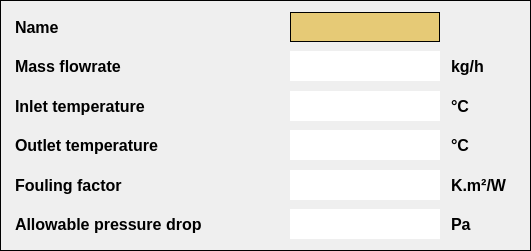
     <widget class="QWidget" name="widget_3" native="true">
      <property name="geometry">
       <rect>
        <x>700</x>
        <y>110</y>
        <width>531</width>
        <height>251</height>
       </rect>
      </property>
      <property name="styleSheet">
       <string notr="true">border: 1px solid black;</string>
      </property>
      <widget class="QWidget" name="widget_table_4_cold_0" native="true">
       <property name="geometry">
        <rect>
         <x>10</x>
         <y>10</y>
         <width>511</width>
         <height>231</height>
        </rect>
       </property>
       <property name="styleSheet">
        <string notr="true">border-color: transparent;</string>
       </property>
       <layout class="QVBoxLayout" name="verticalLayout_18">
        <item>
         <layout class="QHBoxLayout" name="horizontalLayout_106">
          <item>
           <widget class="QLabel" name="label_4_table1_0">
            <property name="minimumSize">
             <size>
              <width>148</width>
              <height>0</height>
             </size>
            </property>
            <property name="font">
             <font>
              <pointsize>12</pointsize>
              <weight>75</weight>
              <bold>true</bold>
             </font>
            </property>
            <property name="styleSheet">
             <string notr="true">border-color: transparent;</string>
            </property>
            <property name="text">
             <string>Name</string>
            </property>
            <property name="alignment">
             <set>Qt::AlignLeading|Qt::AlignLeft|Qt::AlignVCenter</set>
            </property>
           </widget>
          </item>
          <item>
           <spacer name="horizontalSpacer_103">
            <property name="orientation">
             <enum>Qt::Horizontal</enum>
            </property>
            <property name="sizeType">
             <enum>QSizePolicy::Fixed</enum>
            </property>
            <property name="sizeHint" stdset="0">
             <size>
              <width>40</width>
              <height>20</height>
             </size>
            </property>
           </spacer>
          </item>
          <item>
           <widget class="QLabel" name="label_4_cold_name">
            <property name="minimumSize">
             <size>
              <width>150</width>
              <height>0</height>
             </size>
            </property>
            <property name="maximumSize">
             <size>
              <width>150</width>
              <height>30</height>
             </size>
            </property>
            <property name="font">
             <font>
              <pointsize>12</pointsize>
              <weight>75</weight>
              <bold>true</bold>
             </font>
            </property>
            <property name="styleSheet">
             <string notr="true">background-color: rgb(230, 202, 118);
border: 1px solid black;</string>
            </property>
            <property name="text">
             <string/>
            </property>
           </widget>
          </item>
          <item>
           <widget class="QLabel" name="label_196">
            <property name="maximumSize">
             <size>
              <width>75</width>
              <height>16777215</height>
             </size>
            </property>
            <property name="font">
             <font>
              <pointsize>12</pointsize>
             </font>
            </property>
            <property name="styleSheet">
             <string notr="true">border-color: transparent;</string>
            </property>
            <property name="text">
             <string/>
            </property>
           </widget>
          </item>
         </layout>
        </item>
        <item>
         <layout class="QHBoxLayout" name="horizontalLayout_43">
          <item>
           <widget class="QLabel" name="label_cold_Mass_flowrate">
            <property name="minimumSize">
             <size>
              <width>148</width>
              <height>0</height>
             </size>
            </property>
            <property name="font">
             <font>
              <pointsize>12</pointsize>
              <weight>75</weight>
              <bold>true</bold>
             </font>
            </property>
            <property name="styleSheet">
             <string notr="true">border-color: transparent;</string>
            </property>
            <property name="text">
             <string>Mass flowrate</string>
            </property>
            <property name="alignment">
             <set>Qt::AlignLeading|Qt::AlignLeft|Qt::AlignVCenter</set>
            </property>
           </widget>
          </item>
          <item>
           <spacer name="horizontalSpacer_40">
            <property name="orientation">
             <enum>Qt::Horizontal</enum>
            </property>
            <property name="sizeType">
             <enum>QSizePolicy::Fixed</enum>
            </property>
            <property name="sizeHint" stdset="0">
             <size>
              <width>40</width>
              <height>20</height>
             </size>
            </property>
           </spacer>
          </item>
          <item>
           <widget class="QLineEdit" name="lineEdit_cold_Mass_flowrate">
            <property name="minimumSize">
             <size>
              <width>0</width>
              <height>30</height>
             </size>
            </property>
            <property name="maximumSize">
             <size>
              <width>150</width>
              <height>16777215</height>
             </size>
            </property>
            <property name="font">
             <font>
              <pointsize>12</pointsize>
              <weight>75</weight>
              <bold>true</bold>
             </font>
            </property>
            <property name="styleSheet">
             <string notr="true">background-color: rgb(255, 255, 0);
border: 1px solid black;

}
QLineEdit:hover{
background-color:rgb(255, 204, 0);</string>
            </property>
           </widget>
          </item>
          <item>
           <widget class="QLabel" name="label_64">
            <property name="maximumSize">
             <size>
              <width>75</width>
              <height>16777215</height>
             </size>
            </property>
            <property name="font">
             <font>
              <pointsize>12</pointsize>
              <weight>75</weight>
              <bold>true</bold>
             </font>
            </property>
            <property name="styleSheet">
             <string notr="true">border-color: transparent;</string>
            </property>
            <property name="text">
             <string>kg/h</string>
            </property>
           </widget>
          </item>
         </layout>
        </item>
        <item>
         <layout class="QHBoxLayout" name="horizontalLayout_44">
          <item>
           <widget class="QLabel" name="label_cold_Inlet_temperature">
            <property name="minimumSize">
             <size>
              <width>148</width>
              <height>0</height>
             </size>
            </property>
            <property name="font">
             <font>
              <pointsize>12</pointsize>
              <weight>75</weight>
              <bold>true</bold>
             </font>
            </property>
            <property name="styleSheet">
             <string notr="true">border-color: transparent;</string>
            </property>
            <property name="text">
             <string>Inlet temperature</string>
            </property>
            <property name="alignment">
             <set>Qt::AlignLeading|Qt::AlignLeft|Qt::AlignVCenter</set>
            </property>
           </widget>
          </item>
          <item>
           <spacer name="horizontalSpacer_41">
            <property name="orientation">
             <enum>Qt::Horizontal</enum>
            </property>
            <property name="sizeType">
             <enum>QSizePolicy::Fixed</enum>
            </property>
            <property name="sizeHint" stdset="0">
             <size>
              <width>40</width>
              <height>20</height>
             </size>
            </property>
           </spacer>
          </item>
          <item>
           <widget class="QLineEdit" name="lineEdit_cold_Inlet_temperature">
            <property name="sizePolicy">
             <sizepolicy hsizetype="Fixed" vsizetype="Fixed">
              <horstretch>0</horstretch>
              <verstretch>0</verstretch>
             </sizepolicy>
            </property>
            <property name="minimumSize">
             <size>
              <width>0</width>
              <height>30</height>
             </size>
            </property>
            <property name="maximumSize">
             <size>
              <width>150</width>
              <height>16777215</height>
             </size>
            </property>
            <property name="font">
             <font>
              <pointsize>12</pointsize>
              <weight>75</weight>
              <bold>true</bold>
             </font>
            </property>
            <property name="styleSheet">
             <string notr="true">background-color: rgb(255, 255, 0);
border: 1px solid black;

}
QLineEdit:hover{
background-color:rgb(255, 204, 0);</string>
            </property>
           </widget>
          </item>
          <item>
           <widget class="QLabel" name="label_66">
            <property name="maximumSize">
             <size>
              <width>75</width>
              <height>16777215</height>
             </size>
            </property>
            <property name="font">
             <font>
              <pointsize>12</pointsize>
              <weight>75</weight>
              <bold>true</bold>
             </font>
            </property>
            <property name="styleSheet">
             <string notr="true">border-color: transparent;</string>
            </property>
            <property name="text">
             <string>°C</string>
            </property>
           </widget>
          </item>
         </layout>
        </item>
        <item>
         <layout class="QHBoxLayout" name="horizontalLayout_45">
          <item>
           <widget class="QLabel" name="label_cold_Outlet_temperature">
            <property name="minimumSize">
             <size>
              <width>148</width>
              <height>0</height>
             </size>
            </property>
            <property name="font">
             <font>
              <pointsize>12</pointsize>
              <weight>75</weight>
              <bold>true</bold>
             </font>
            </property>
            <property name="styleSheet">
             <string notr="true">border-color: transparent;</string>
            </property>
            <property name="text">
             <string>Outlet temperature</string>
            </property>
            <property name="alignment">
             <set>Qt::AlignLeading|Qt::AlignLeft|Qt::AlignVCenter</set>
            </property>
           </widget>
          </item>
          <item>
           <spacer name="horizontalSpacer_42">
            <property name="orientation">
             <enum>Qt::Horizontal</enum>
            </property>
            <property name="sizeType">
             <enum>QSizePolicy::Fixed</enum>
            </property>
            <property name="sizeHint" stdset="0">
             <size>
              <width>40</width>
              <height>20</height>
             </size>
            </property>
           </spacer>
          </item>
          <item>
           <widget class="QLineEdit" name="lineEdit_cold_Outlet_temperature">
            <property name="sizePolicy">
             <sizepolicy hsizetype="Fixed" vsizetype="Fixed">
              <horstretch>0</horstretch>
              <verstretch>0</verstretch>
             </sizepolicy>
            </property>
            <property name="minimumSize">
             <size>
              <width>0</width>
              <height>30</height>
             </size>
            </property>
            <property name="maximumSize">
             <size>
              <width>150</width>
              <height>16777215</height>
             </size>
            </property>
            <property name="font">
             <font>
              <pointsize>12</pointsize>
              <weight>75</weight>
              <bold>true</bold>
             </font>
            </property>
            <property name="styleSheet">
             <string notr="true">background-color: rgb(255, 255, 0);
border: 1px solid black;

}
QLineEdit:hover{
background-color:rgb(255, 204, 0);</string>
            </property>
           </widget>
          </item>
          <item>
           <widget class="QLabel" name="label_68">
            <property name="maximumSize">
             <size>
              <width>75</width>
              <height>16777215</height>
             </size>
            </property>
            <property name="font">
             <font>
              <pointsize>12</pointsize>
              <weight>75</weight>
              <bold>true</bold>
             </font>
            </property>
            <property name="styleSheet">
             <string notr="true">border-color: transparent;</string>
            </property>
            <property name="text">
             <string>°C</string>
            </property>
           </widget>
          </item>
         </layout>
        </item>
        <item>
         <layout class="QHBoxLayout" name="horizontalLayout_46">
          <item>
           <widget class="QLabel" name="label_cold_Fouling_factor">
            <property name="minimumSize">
             <size>
              <width>148</width>
              <height>0</height>
             </size>
            </property>
            <property name="font">
             <font>
              <pointsize>12</pointsize>
              <weight>75</weight>
              <bold>true</bold>
             </font>
            </property>
            <property name="styleSheet">
             <string notr="true">border-color: transparent;</string>
            </property>
            <property name="text">
             <string>Fouling factor</string>
            </property>
            <property name="alignment">
             <set>Qt::AlignLeading|Qt::AlignLeft|Qt::AlignVCenter</set>
            </property>
           </widget>
          </item>
          <item>
           <spacer name="horizontalSpacer_43">
            <property name="orientation">
             <enum>Qt::Horizontal</enum>
            </property>
            <property name="sizeType">
             <enum>QSizePolicy::Fixed</enum>
            </property>
            <property name="sizeHint" stdset="0">
             <size>
              <width>40</width>
              <height>20</height>
             </size>
            </property>
           </spacer>
          </item>
          <item>
           <widget class="QLineEdit" name="lineEdit_cold_Fouling_factor">
            <property name="minimumSize">
             <size>
              <width>0</width>
              <height>30</height>
             </size>
            </property>
            <property name="maximumSize">
             <size>
              <width>150</width>
              <height>16777215</height>
             </size>
            </property>
            <property name="font">
             <font>
              <pointsize>12</pointsize>
              <weight>75</weight>
              <bold>true</bold>
             </font>
            </property>
            <property name="styleSheet">
             <string notr="true">background-color: rgb(255, 255, 0);
border: 1px solid black;

}
QLineEdit:hover{
background-color:rgb(255, 204, 0);</string>
            </property>
           </widget>
          </item>
          <item>
           <widget class="QLabel" name="label_70">
            <property name="maximumSize">
             <size>
              <width>75</width>
              <height>16777215</height>
             </size>
            </property>
            <property name="font">
             <font>
              <pointsize>12</pointsize>
              <weight>75</weight>
              <bold>true</bold>
             </font>
            </property>
            <property name="styleSheet">
             <string notr="true">border-color: transparent;</string>
            </property>
            <property name="text">
             <string>K.m²/W</string>
            </property>
           </widget>
          </item>
         </layout>
        </item>
        <item>
         <layout class="QHBoxLayout" name="horizontalLayout_47">
          <item>
           <widget class="QLabel" name="label_cold_Allowable_pressure_drop">
            <property name="minimumSize">
             <size>
              <width>148</width>
              <height>0</height>
             </size>
            </property>
            <property name="font">
             <font>
              <pointsize>12</pointsize>
              <weight>75</weight>
              <bold>true</bold>
             </font>
            </property>
            <property name="styleSheet">
             <string notr="true">border-color: transparent;</string>
            </property>
            <property name="text">
             <string>Allowable pressure drop</string>
            </property>
            <property name="alignment">
             <set>Qt::AlignLeading|Qt::AlignLeft|Qt::AlignVCenter</set>
            </property>
           </widget>
          </item>
          <item>
           <spacer name="horizontalSpacer_44">
            <property name="orientation">
             <enum>Qt::Horizontal</enum>
            </property>
            <property name="sizeType">
             <enum>QSizePolicy::Fixed</enum>
            </property>
            <property name="sizeHint" stdset="0">
             <size>
              <width>40</width>
              <height>20</height>
             </size>
            </property>
           </spacer>
          </item>
          <item>
           <widget class="QLineEdit" name="lineEdit_cold_Allowable_pressure_drop">
            <property name="minimumSize">
             <size>
              <width>0</width>
              <height>30</height>
             </size>
            </property>
            <property name="maximumSize">
             <size>
              <width>150</width>
              <height>16777215</height>
             </size>
            </property>
            <property name="font">
             <font>
              <pointsize>12</pointsize>
              <weight>75</weight>
              <bold>true</bold>
             </font>
            </property>
            <property name="styleSheet">
             <string notr="true">background-color: rgb(255, 255, 0);
border: 1px solid black;

}
QLineEdit:hover{
background-color:rgb(255, 204, 0);</string>
            </property>
           </widget>
          </item>
          <item>
           <widget class="QLabel" name="label_72">
            <property name="maximumSize">
             <size>
              <width>75</width>
              <height>16777215</height>
             </size>
            </property>
            <property name="font">
             <font>
              <pointsize>12</pointsize>
              <weight>75</weight>
              <bold>true</bold>
             </font>
            </property>
            <property name="styleSheet">
             <string notr="true">border-color: transparent;</string>
            </property>
            <property name="text">
             <string>Pa</string>
            </property>
           </widget>
          </item>
         </layout>
        </item>
       </layout>
      </widget>
     </widget>
